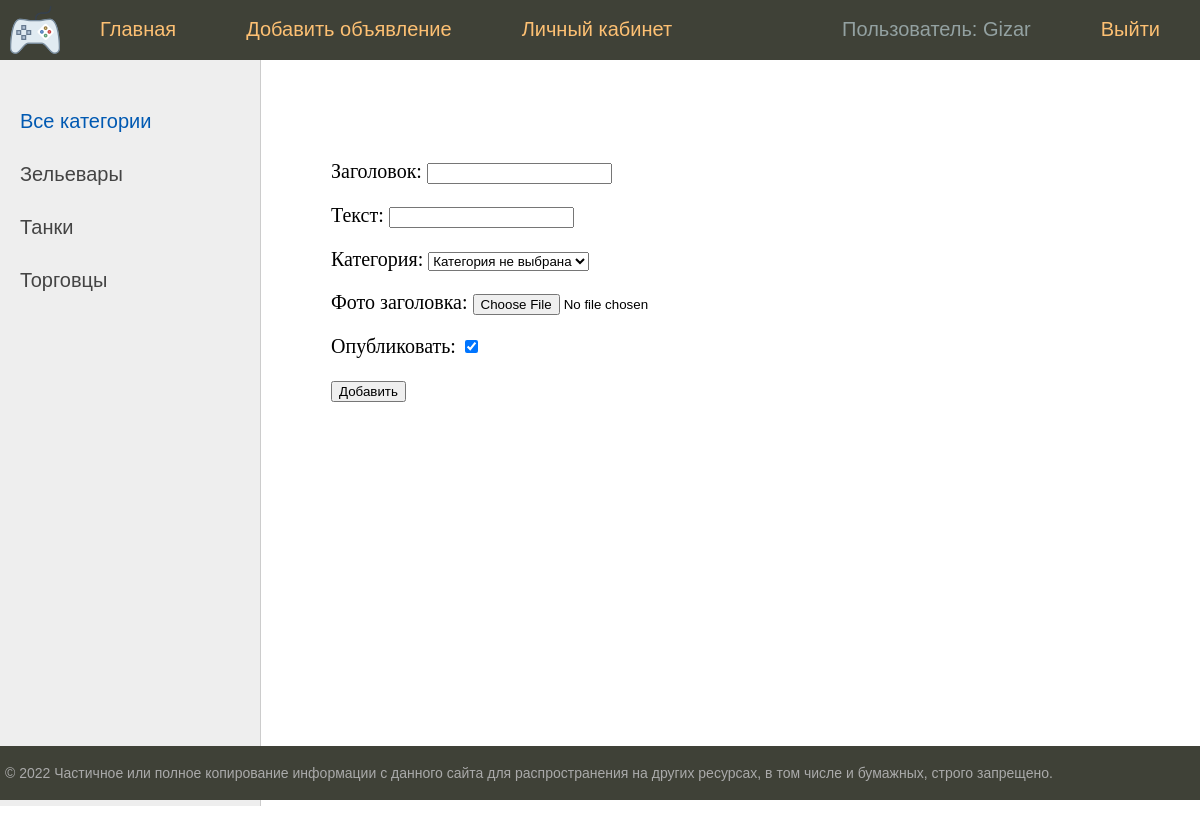
Page /addpage/ (signed in) on the committed database.
### bboard/models.py (models this page shows)
class User(AbstractUser):
    email = models.EmailField(
        _("email address"),
        unique=True
    )
    email_verify = models.BooleanField(default=False)
    USERNAME_FIELD = "email"
    REQUIRED_FIELDS = ["username"]
    def __str__(self):
        return f'{self.username}'
    class Meta:
        verbose_name = 'Пользователь'
        verbose_name_plural = 'Пользователи'

class Category(models.Model):
    name = models.CharField(
        max_length=64,
        unique=True,
        verbose_name='Категория',
        help_text='Имя категории длинной не более 64 символов ',
    )
    slug = models.SlugField(max_length=255, unique=True, db_index=True, verbose_name="URL")
    def __str__(self):
        return f"{self.name.title()}"
    def get_absolute_url(self):
        return reverse('category', kwargs={'cat_slug': self.slug})
    class Meta:
        verbose_name = 'Категория'
        verbose_name_plural = 'Категории'

### bboard/views.py (the view, shortened to what this page needs)
# urls.py: path('addpage/', AddPostView.as_view(), name='add_page'),
class AddPostView(LoginRequiredMixin, DataMixin, CreateView):
    form_class = PostForm
    template_name = 'bboard/addpage.html'
    success_url = reverse_lazy('home') # по умолчанию на страницу просмотра деталей
    login_url = reverse_lazy('home')
    def get_context_data(self, *, object_list=None, **kwargs):
        context = super().get_context_data(**kwargs)
        c_def = self.get_user_context(title="Добавление объявления")
        context = dict(list(context.items()) + list(c_def.items()))
        return context

### bboard/forms.py (shortened to what this page needs)
class PostForm(forms.ModelForm):
    class Meta:
        model = Post
        fields = [
            'title',
            'content',
            'category',
            'photo',
            'is_published',
        ]
    content = forms.CharField(widget=CKEditorUploadingWidget(attrs={'cols': 80, 'rows': 30}), label="Текст")
    def __init__(self, *args, **kwargs):
        super().__init__(*args, **kwargs)
        self.fields['category'].empty_label = "Категория не выбрана"

### bboard/utils.py (called while the page is built)
    def get_user_context(self, **kwargs):
        context = kwargs
        categories =  Category.objects.annotate(Count('post'))
        user_menu = menu.copy()
        if not self.request.user.is_authenticated:
            for i in range(3):
                user_menu.pop(1)
        else:
            user_menu.pop(4)
        context['menu'] = user_menu
        context['categories'] = categories
        if 'cat_selected' not in context:
            context['cat_selected'] = 0
        return context

### bboard/templates/bboard/addpage.html (shortened to what this page needs)
{% extends 'base.html' %}
{% block content %}
<form action="{% url 'add_page' %}" method="post" enctype="multipart/form-data">
    {{ form.as_p}}
    <button type="submit">Добавить</button>
</form>
{% endblock %}

### templates/base.html (shortened to what this page needs)
<!DOCTYPE html>
<html>
<head>
	{% load static %}
	{% load bboard_tags %}
	<link type="text/css" href="{% static 'bboard/css/styles.css' %}" rel="stylesheet" />
</head>
<body>
	<table class="table-page" border=0 cellpadding="0" cellspacing="0">
	<tr><td valign=top>
	{% block mainmenu %}
			<div class="header">
				<ul id="mainmenu" class="mainmenu">
					<li class="logo"><a href="{% url 'home' %}"><div class="logo"></div></a></li>
					{% for m in menu %}
						{% if not forloop.last %}
							<li><a href="{% url m.url_name %}">{{ m.title }}</a></li>
						{% else %}
							<li class="last"><a href="{% url m.url_name %}">{{ m.title }}</a></li>
						{% endif %}
					{% endfor %}
					{% if user.is_authenticated %}
						<li class="last" style="color: #93a1a1 ">Пользователь: {{ user }}</li>
					{% else %}
						<li class="last"><a href="{% url 'register' %}">Зарегистрироваться</a></li>
					{% endif %}
				</ul>
			</div>
	{% endblock mainmenu %}
	<table class="table-content" border=0 cellpadding="0" cellspacing="0">
	<tr>
		<td valign="top" class="left-chapters">
		<ul id="leftchapters">
			{% if cat_selected == 0 %}
				<li class="selected">Все категории</li>
			{% else %}
				<li><a href="{% url 'home' %}">Все категории</a></li>
			{% endif %}
			{% for c in categories %}
			{% if c.post__count > 0 %}
					{% if c.pk == cat_selected %}
						<li class="selected">{{c.name}}</li>
					{% else %}
						<li><a href="{{ c.get_absolute_url }}">{{c.name}}</a></li>
					{% endif %}
			{% endif %}
			{% endfor %}
		</ul>
	</td>
	<td valign="top" class="content">
		<div class="content-text">
			{% block content %}
			{% endblock %}
		</div>
	</td></tr></table>
	</td></tr>
	<tr><td valign=top>
		<div id="footer">
			<p>&copy; 2022 Частичное или полное копирование информации с данного сайта для распространения на других ресурсах, в том числе и бумажных, строго запрещено.</p>
		</div>
	</td></tr></table>
</body>
</html>

### bboard/static/bboard/css/styles.css (style rules this page uses)
html, body { font-family: 'Arial'; margin: 0; padding: 0; height: 100%; width: 100%; color: #444; }
a { color: #0059b2; text-decoration: none; }
.table-page { width: 100%; height: 100%; vertical-align: top; }
.table-page tr { height: 100%; }
.header { background: #3F4137; height: 60px; }
.logo { background: url('../images/logo.png') no-repeat 10px 5px; width: 70px; height: 60px; }
ul.mainmenu { list-style: none; margin: 0; padding: 0; height: 60px; color: #fdc073; font-size: 20px; overflow: hidden; }
ul.mainmenu li { float: left; margin: 18px 40px 0 30px; }
ul.mainmenu li.logo { margin: 0; }
ul.mainmenu li.last { float: right; }
ul.mainmenu li a { color: #fdc073; text-decoration: none; }
.table-content { width: 100%; min-height: 100%; height: 100%; }
.left-chapters { margin: 0; background: #eee; border-right: 1px solid #ccc; min-height: 100%; }
.left-chapters ul { width: 230px; min-height: 100%; margin: 0; padding: 20px 10px 10px 20px; list-style: none; font-size: 20px; }
.left-chapters ul li { margin: 30px 0 0 0; color: #999; }
.left-chapters ul li.selected { color: #0059b2; }
.left-chapters ul li a { color: #444; text-decoration: none; }
.content { padding: 40px 20px 20px 40px; width: 100%; box-sizing: border-box; }
.content-text { margin: 60px 0 0 30px; color: #000; font-size: 20px; font-family: Yandex Sans Display Light; }
#footer { box-sizing: border-box; background: #3F4137; padding: 5px; color: #aaa; font-size: 14px; font-family: Verdana, Geneva, Arial, Helvetica; text-align: left; overflow: hidden; }

### rows in the picture
User: username "Gizar"
Category: name "Зельевары"
Category: name "Танки"
Category: name "Торговцы"

### other values in the picture
{{ m.title }} "Главная" "Добавить объявление" "Личный кабинет"
{{ m.title }} "Выйти"
